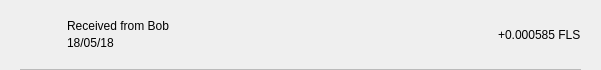
<?xml version="1.0" encoding="UTF-8"?>
<ui version="4.0">
 <class>TxRow</class>
 <widget class="QWidget" name="TxRow">
  <property name="geometry">
   <rect>
    <x>0</x>
    <y>0</y>
    <width>601</width>
    <height>70</height>
   </rect>
  </property>
  <property name="minimumSize">
   <size>
    <width>0</width>
    <height>40</height>
   </size>
  </property>
  <property name="windowTitle">
   <string>Form</string>
  </property>
  <layout class="QVBoxLayout" name="verticalLayout_3">
   <property name="spacing">
    <number>0</number>
   </property>
   <property name="leftMargin">
    <number>0</number>
   </property>
   <property name="topMargin">
    <number>0</number>
   </property>
   <property name="rightMargin">
    <number>0</number>
   </property>
   <property name="bottomMargin">
    <number>0</number>
   </property>
   <item>
    <widget class="QWidget" name="rowContainer" native="true">
     <layout class="QVBoxLayout" name="verticalLayout_2">
      <property name="spacing">
       <number>9</number>
      </property>
      <property name="leftMargin">
       <number>20</number>
      </property>
      <property name="topMargin">
       <number>9</number>
      </property>
      <property name="rightMargin">
       <number>20</number>
      </property>
      <property name="bottomMargin">
       <number>0</number>
      </property>
      <item>
       <widget class="QFrame" name="frame">
        <property name="styleSheet">
         <string notr="true">border:none;</string>
        </property>
        <property name="frameShape">
         <enum>QFrame::StyledPanel</enum>
        </property>
        <property name="frameShadow">
         <enum>QFrame::Raised</enum>
        </property>
        <layout class="QHBoxLayout" name="horizontalLayout" stretch="0,2,0">
         <property name="leftMargin">
          <number>0</number>
         </property>
         <property name="topMargin">
          <number>0</number>
         </property>
         <property name="rightMargin">
          <number>0</number>
         </property>
         <property name="bottomMargin">
          <number>0</number>
         </property>
         <item>
          <widget class="QPushButton" name="icon">
           <property name="focusPolicy">
            <enum>Qt::NoFocus</enum>
           </property>
           <property name="styleSheet">
            <string notr="true">border:none;</string>
           </property>
           <property name="text">
            <string/>
           </property>
           <property name="iconSize">
            <size>
             <width>28</width>
             <height>28</height>
            </size>
           </property>
          </widget>
         </item>
         <item>
          <layout class="QVBoxLayout" name="verticalLayout">
           <property name="spacing">
            <number>3</number>
           </property>
           <property name="leftMargin">
            <number>9</number>
           </property>
           <item>
            <widget class="QLabel" name="lblAddress">
             <property name="styleSheet">
              <string notr="true"/>
             </property>
             <property name="text">
              <string>Received from Bob</string>
             </property>
             <property name="alignment">
              <set>Qt::AlignBottom|Qt::AlignLeading|Qt::AlignLeft</set>
             </property>
            </widget>
           </item>
           <item>
            <widget class="QLabel" name="lblDate">
             <property name="styleSheet">
              <string notr="true"/>
             </property>
             <property name="text">
              <string>18/05/18</string>
             </property>
             <property name="alignment">
              <set>Qt::AlignLeading|Qt::AlignLeft|Qt::AlignTop</set>
             </property>
            </widget>
           </item>
          </layout>
         </item>
         <item>
          <widget class="QLabel" name="lblAmount">
           <property name="styleSheet">
            <string notr="true"/>
           </property>
           <property name="text">
            <string>+0.000585 FLS</string>
           </property>
          </widget>
         </item>
        </layout>
       </widget>
      </item>
      <item>
       <widget class="QLabel" name="lblDivisory">
        <property name="minimumSize">
         <size>
          <width>0</width>
          <height>1</height>
         </size>
        </property>
        <property name="maximumSize">
         <size>
          <width>16777215</width>
          <height>1</height>
         </size>
        </property>
        <property name="styleSheet">
         <string notr="true">background-color:#bababa;</string>
        </property>
        <property name="text">
         <string/>
        </property>
        <property name="alignment">
         <set>Qt::AlignBottom|Qt::AlignLeading|Qt::AlignLeft</set>
        </property>
       </widget>
      </item>
     </layout>
    </widget>
   </item>
  </layout>
 </widget>
 <resources/>
 <connections/>
</ui>
